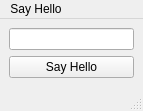
<?xml version="1.0" encoding="UTF-8"?>
<ui version="4.0">
 <class>MainWindow</class>
 <widget class="QMainWindow" name="MainWindow">
  <property name="geometry">
   <rect>
    <x>0</x>
    <y>0</y>
    <width>143</width>
    <height>111</height>
   </rect>
  </property>
  <property name="windowTitle">
   <string>MainWindow</string>
  </property>
  <widget class="QWidget" name="centralwidget">
   <layout class="QVBoxLayout" name="verticalLayout">
    <item>
     <widget class="QLineEdit" name="lineEdit"/>
    </item>
    <item>
     <widget class="QPushButton" name="pushButton">
      <property name="text">
       <string>Say Hello</string>
      </property>
     </widget>
    </item>
   </layout>
  </widget>
  <widget class="QMenuBar" name="menubar">
   <property name="geometry">
    <rect>
     <x>0</x>
     <y>0</y>
     <width>143</width>
     <height>20</height>
    </rect>
   </property>
   <widget class="QMenu" name="menuSay_Hello">
    <property name="title">
     <string>Say Hello</string>
    </property>
   </widget>
   <addaction name="menuSay_Hello"/>
  </widget>
  <widget class="QStatusBar" name="statusbar"/>
 </widget>
 <resources/>
 <connections/>
</ui>
